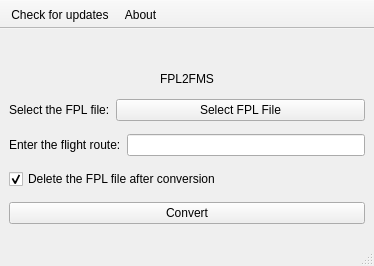
<?xml version="1.0" encoding="UTF-8"?>
<ui version="4.0">
 <class>MainWindow</class>
 <widget class="QMainWindow" name="MainWindow">
  <property name="geometry">
   <rect>
    <x>0</x>
    <y>0</y>
    <width>374</width>
    <height>266</height>
   </rect>
  </property>
  <property name="windowIcon">
   <iconset resource="../res/res.qrc">
    <normaloff>:/icon.svg</normaloff>:/icon.svg</iconset>
  </property>
  <property name="toolButtonStyle">
   <enum>Qt::ToolButtonTextBesideIcon</enum>
  </property>
  <widget class="QWidget" name="centralwidget">
   <layout class="QVBoxLayout" name="verticalLayout">
    <item>
     <widget class="QLabel" name="iconLabel">
      <property name="sizePolicy">
       <sizepolicy hsizetype="Preferred" vsizetype="Fixed">
        <horstretch>0</horstretch>
        <verstretch>0</verstretch>
       </sizepolicy>
      </property>
      <property name="pixmap">
       <pixmap resource="../res/res.qrc">:/icon.svg</pixmap>
      </property>
      <property name="alignment">
       <set>Qt::AlignCenter</set>
      </property>
     </widget>
    </item>
    <item>
     <widget class="QLabel" name="titleLabel">
      <property name="sizePolicy">
       <sizepolicy hsizetype="Preferred" vsizetype="Fixed">
        <horstretch>0</horstretch>
        <verstretch>0</verstretch>
       </sizepolicy>
      </property>
      <property name="text">
       <string>FPL2FMS</string>
      </property>
      <property name="alignment">
       <set>Qt::AlignCenter</set>
      </property>
     </widget>
    </item>
    <item>
     <layout class="QHBoxLayout" name="fplLayout">
      <property name="sizeConstraint">
       <enum>QLayout::SetMinimumSize</enum>
      </property>
      <item>
       <widget class="QLabel" name="fplLabel">
        <property name="sizePolicy">
         <sizepolicy hsizetype="Fixed" vsizetype="Fixed">
          <horstretch>0</horstretch>
          <verstretch>0</verstretch>
         </sizepolicy>
        </property>
        <property name="text">
         <string>Select the FPL file:</string>
        </property>
       </widget>
      </item>
      <item>
       <widget class="QPushButton" name="fplButton">
        <property name="text">
         <string>Select FPL File</string>
        </property>
       </widget>
      </item>
     </layout>
    </item>
    <item>
     <layout class="QHBoxLayout" name="routeLayout">
      <property name="spacing">
       <number>6</number>
      </property>
      <property name="sizeConstraint">
       <enum>QLayout::SetMinimumSize</enum>
      </property>
      <item>
       <widget class="QLabel" name="routeLabel">
        <property name="sizePolicy">
         <sizepolicy hsizetype="Fixed" vsizetype="Fixed">
          <horstretch>0</horstretch>
          <verstretch>0</verstretch>
         </sizepolicy>
        </property>
        <property name="text">
         <string>Enter the flight route:</string>
        </property>
       </widget>
      </item>
      <item>
       <widget class="QLineEdit" name="routeEdit"/>
      </item>
     </layout>
    </item>
    <item>
     <widget class="QCheckBox" name="deleteCheck">
      <property name="text">
       <string>Delete the FPL file after conversion</string>
      </property>
      <property name="checked">
       <bool>true</bool>
      </property>
     </widget>
    </item>
    <item>
     <widget class="QPushButton" name="convertButton">
      <property name="text">
       <string>Convert</string>
      </property>
     </widget>
    </item>
   </layout>
  </widget>
  <widget class="QStatusBar" name="statusbar">
   <property name="sizePolicy">
    <sizepolicy hsizetype="Preferred" vsizetype="Fixed">
     <horstretch>0</horstretch>
     <verstretch>0</verstretch>
    </sizepolicy>
   </property>
  </widget>
  <widget class="QToolBar" name="toolBar">
   <property name="windowTitle">
    <string>toolBar</string>
   </property>
   <property name="movable">
    <bool>false</bool>
   </property>
   <property name="toolButtonStyle">
    <enum>Qt::ToolButtonTextBesideIcon</enum>
   </property>
   <attribute name="toolBarArea">
    <enum>TopToolBarArea</enum>
   </attribute>
   <attribute name="toolBarBreak">
    <bool>false</bool>
   </attribute>
   <addaction name="checkAction"/>
   <addaction name="aboutAction"/>
  </widget>
  <action name="aboutAction">
   <property name="icon">
    <iconset resource="../res/res.qrc">
     <normaloff>:/about.svg</normaloff>:/about.svg</iconset>
   </property>
   <property name="text">
    <string>About</string>
   </property>
  </action>
  <action name="checkAction">
   <property name="icon">
    <iconset resource="../res/res.qrc">
     <normaloff>:/update.svg</normaloff>:/update.svg</iconset>
   </property>
   <property name="text">
    <string>Check for updates</string>
   </property>
  </action>
 </widget>
 <resources>
  <include location="../res/res.qrc"/>
 </resources>
 <connections/>
</ui>
